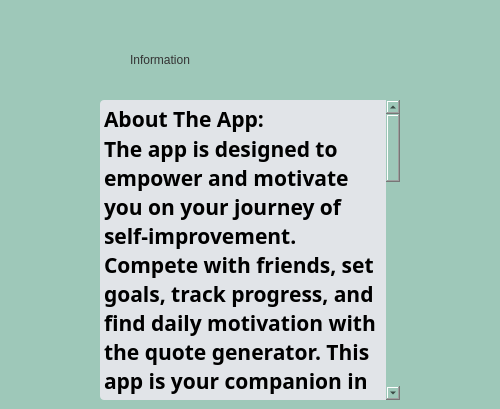
    <widget class="QWidget" name="InfoPage">
     <property name="styleSheet">
      <string notr="true">background-color: #9EC8B9;</string>
     </property>
     <widget class="QTextEdit" name="InfoLabel">
      <property name="geometry">
       <rect>
        <x>100</x>
        <y>100</y>
        <width>300</width>
        <height>300</height>
       </rect>
      </property>
      <property name="font">
       <font>
        <family>Roboto Slab Medium</family>
        <pointsize>16</pointsize>
        <italic>false</italic>
        <kerning>true</kerning>
        <fontweight>Medium</fontweight>
       </font>
      </property>
      <property name="styleSheet">
       <string notr="true">background-color: #e1e4e8;
font: 500 16pt &quot;Roboto Slab Medium&quot;;
color: black;
text-align: center;
border-color: black;
border-radius: 4px;
</string>
      </property>
      <property name="readOnly">
       <bool>true</bool>
      </property>
      <property name="html">
       <string>&lt;!DOCTYPE HTML PUBLIC &quot;-//W3C//DTD HTML 4.0//EN&quot; &quot;http://www.w3.org/TR/REC-html40/strict.dtd&quot;&gt;
&lt;html&gt;&lt;head&gt;&lt;meta name=&quot;qrichtext&quot; content=&quot;1&quot; /&gt;&lt;meta charset=&quot;utf-8&quot; /&gt;&lt;style type=&quot;text/css&quot;&gt;
p, li { white-space: pre-wrap; }
hr { height: 1px; border-width: 0; }
li.unchecked::marker { content: &quot;\2610&quot;; }
li.checked::marker { content: &quot;\2612&quot;; }
&lt;/style&gt;&lt;/head&gt;&lt;body style=&quot; font-family:'Roboto Slab Medium'; font-size:16pt; font-weight:500; font-style:normal;&quot;&gt;
&lt;p style=&quot; margin-top:0px; margin-bottom:0px; margin-left:0px; margin-right:0px; -qt-block-indent:0; text-indent:0px;&quot;&gt;About The App:&lt;/p&gt;
&lt;p style=&quot; margin-top:0px; margin-bottom:0px; margin-left:0px; margin-right:0px; -qt-block-indent:0; text-indent:0px;&quot;&gt;The app is designed to empower and motivate you on your journey of self-improvement. Compete with friends, set goals, track progress, and find daily motivation with the quote generator. This app is your companion in promoting health and fostering friendly competition.&lt;/p&gt;
&lt;p style=&quot;-qt-paragraph-type:empty; margin-top:0px; margin-bottom:0px; margin-left:0px; margin-right:0px; -qt-block-indent:0; text-indent:0px;&quot;&gt;&lt;br /&gt;&lt;/p&gt;
&lt;p style=&quot; margin-top:0px; margin-bottom:0px; margin-left:0px; margin-right:0px; -qt-block-indent:0; text-indent:0px;&quot;&gt;Version 1.0&lt;/p&gt;
&lt;p style=&quot; margin-top:0px; margin-bottom:0px; margin-left:0px; margin-right:0px; -qt-block-indent:0; text-indent:0px;&quot;&gt;This is the very first rudimentary version of the app. Designed entirely in C++ using the Qt Creator Widgets Application and its frameworks. Stock images and text were sourced from the internet, and basic UI samples were created in Figma. &lt;/p&gt;
&lt;p style=&quot; margin-top:0px; margin-bottom:0px; margin-left:0px; margin-right:0px; -qt-block-indent:0; text-indent:0px;&quot;&gt;For further reference (libraries, toolkits, etc), refer to code.&lt;/p&gt;
&lt;p style=&quot;-qt-paragraph-type:empty; margin-top:0px; margin-bottom:0px; margin-left:0px; margin-right:0px; -qt-block-indent:0; text-indent:0px;&quot;&gt;&lt;br /&gt;&lt;/p&gt;
&lt;p style=&quot; margin-top:0px; margin-bottom:0px; margin-left:0px; margin-right:0px; -qt-block-indent:0; text-indent:0px;&quot;&gt;Build Time: 18-20 hours&lt;/p&gt;
&lt;p style=&quot;-qt-paragraph-type:empty; margin-top:0px; margin-bottom:0px; margin-left:0px; margin-right:0px; -qt-block-indent:0; text-indent:0px;&quot;&gt;&lt;br /&gt;&lt;/p&gt;
&lt;p style=&quot; margin-top:0px; margin-bottom:0px; margin-left:0px; margin-right:0px; -qt-block-indent:0; text-indent:0px;&quot;&gt;End Semester Project for FOP (CS-110)&lt;/p&gt;
&lt;p style=&quot; margin-top:0px; margin-bottom:0px; margin-left:0px; margin-right:0px; -qt-block-indent:0; text-indent:0px;&quot;&gt;Instructor: Dr Jaudat Mamoon&lt;/p&gt;
&lt;p style=&quot; margin-top:0px; margin-bottom:0px; margin-left:0px; margin-right:0px; -qt-block-indent:0; text-indent:0px;&quot;&gt;Student: Zain Ikhlaq&lt;/p&gt;
&lt;p style=&quot; margin-top:0px; margin-bottom:0px; margin-left:0px; margin-right:0px; -qt-block-indent:0; text-indent:0px;&quot;&gt;ID: 467999&lt;/p&gt;
&lt;p style=&quot;-qt-paragraph-type:empty; margin-top:0px; margin-bottom:0px; margin-left:0px; margin-right:0px; -qt-block-indent:0; text-indent:0px;&quot;&gt;&lt;br /&gt;&lt;/p&gt;
&lt;p style=&quot;-qt-paragraph-type:empty; margin-top:0px; margin-bottom:0px; margin-left:0px; margin-right:0px; -qt-block-indent:0; text-indent:0px;&quot;&gt;&lt;br /&gt;&lt;/p&gt;&lt;/body&gt;&lt;/html&gt;</string>
      </property>
      <property name="textInteractionFlags">
       <set>Qt::NoTextInteraction</set>
      </property>
     </widget>
     <widget class="QLabel" name="label">
      <property name="geometry">
       <rect>
        <x>130</x>
        <y>40</y>
        <width>230</width>
        <height>40</height>
       </rect>
      </property>
      <property name="styleSheet">
       <string notr="true">font: 500 30pt &quot;Roboto Slab Medium&quot;;
color: #333333;
text-align: center;
border-color: black;
border-radius: 4px;
</string>
      </property>
      <property name="text">
       <string>Information</string>
      </property>
     </widget>
     <widget class="QPushButton" name="ReturnButton8">
      <property name="geometry">
       <rect>
        <x>450</x>
        <y>10</y>
        <width>41</width>
        <height>31</height>
       </rect>
      </property>
      <property name="cursor">
       <cursorShape>PointingHandCursor</cursorShape>
      </property>
      <property name="styleSheet">
       <string notr="true">background-image: url(:/Images/ReturnArrow.jpg);
background-position: center;
border-color: black;
border-radius: 4px;
</string>
      </property>
      <property name="text">
       <string/>
      </property>
     </widget>
    </widget>
